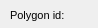
      <widget class="QWidget" name="page_6">
       <property name="geometry">
        <rect>
         <x>0</x>
         <y>0</y>
         <width>98</width>
         <height>28</height>
        </rect>
       </property>
       <attribute name="label">
        <string>Specific information</string>
       </attribute>
       <widget class="QLineEdit" name="pump_number">
        <property name="geometry">
         <rect>
          <x>380</x>
          <y>5</y>
          <width>160</width>
          <height>18</height>
         </rect>
        </property>
        <property name="inputMask">
         <string/>
        </property>
        <property name="frame">
         <bool>true</bool>
        </property>
       </widget>
       <widget class="QLabel" name="label_chlorinator">
        <property name="geometry">
         <rect>
          <x>280</x>
          <y>77</y>
          <width>90</width>
          <height>22</height>
         </rect>
        </property>
        <property name="font">
         <font>
          <pointsize>8</pointsize>
         </font>
        </property>
        <property name="frameShape">
         <enum>QFrame::NoFrame</enum>
        </property>
        <property name="frameShadow">
         <enum>QFrame::Plain</enum>
        </property>
        <property name="text">
         <string>Chlorinator:</string>
        </property>
        <property name="textFormat">
         <enum>Qt::AutoText</enum>
        </property>
        <property name="scaledContents">
         <bool>false</bool>
        </property>
        <property name="alignment">
         <set>Qt::AlignLeading|Qt::AlignLeft|Qt::AlignVCenter</set>
        </property>
        <property name="margin">
         <number>3</number>
        </property>
       </widget>
       <widget class="QLineEdit" name="container_number">
        <property name="geometry">
         <rect>
          <x>110</x>
          <y>130</y>
          <width>160</width>
          <height>18</height>
         </rect>
        </property>
        <property name="inputMask">
         <string/>
        </property>
        <property name="frame">
         <bool>true</bool>
        </property>
       </widget>
       <widget class="QLabel" name="label_container_number">
        <property name="geometry">
         <rect>
          <x>10</x>
          <y>130</y>
          <width>99</width>
          <height>22</height>
         </rect>
        </property>
        <property name="font">
         <font>
          <pointsize>8</pointsize>
         </font>
        </property>
        <property name="frameShape">
         <enum>QFrame::NoFrame</enum>
        </property>
        <property name="frameShadow">
         <enum>QFrame::Plain</enum>
        </property>
        <property name="text">
         <string>Container number:</string>
        </property>
        <property name="textFormat">
         <enum>Qt::AutoText</enum>
        </property>
        <property name="scaledContents">
         <bool>false</bool>
        </property>
        <property name="alignment">
         <set>Qt::AlignLeading|Qt::AlignLeft|Qt::AlignVCenter</set>
        </property>
        <property name="margin">
         <number>3</number>
        </property>
       </widget>
       <widget class="QLineEdit" name="vtotal">
        <property name="geometry">
         <rect>
          <x>110</x>
          <y>105</y>
          <width>160</width>
          <height>18</height>
         </rect>
        </property>
        <property name="inputMask">
         <string/>
        </property>
        <property name="text">
         <string/>
        </property>
        <property name="frame">
         <bool>true</bool>
        </property>
       </widget>
       <widget class="QLabel" name="label_vmax">
        <property name="geometry">
         <rect>
          <x>10</x>
          <y>77</y>
          <width>90</width>
          <height>22</height>
         </rect>
        </property>
        <property name="font">
         <font>
          <pointsize>8</pointsize>
         </font>
        </property>
        <property name="frameShape">
         <enum>QFrame::NoFrame</enum>
        </property>
        <property name="frameShadow">
         <enum>QFrame::Plain</enum>
        </property>
        <property name="text">
         <string>Max volume:</string>
        </property>
        <property name="textFormat">
         <enum>Qt::AutoText</enum>
        </property>
        <property name="scaledContents">
         <bool>false</bool>
        </property>
        <property name="alignment">
         <set>Qt::AlignLeading|Qt::AlignLeft|Qt::AlignVCenter</set>
        </property>
        <property name="margin">
         <number>3</number>
        </property>
       </widget>
       <widget class="QLabel" name="label_vtotal">
        <property name="geometry">
         <rect>
          <x>10</x>
          <y>105</y>
          <width>90</width>
          <height>22</height>
         </rect>
        </property>
        <property name="font">
         <font>
          <pointsize>8</pointsize>
         </font>
        </property>
        <property name="frameShape">
         <enum>QFrame::NoFrame</enum>
        </property>
        <property name="frameShadow">
         <enum>QFrame::Plain</enum>
        </property>
        <property name="text">
         <string>Total volume:</string>
        </property>
        <property name="textFormat">
         <enum>Qt::AutoText</enum>
        </property>
        <property name="scaledContents">
         <bool>false</bool>
        </property>
        <property name="alignment">
         <set>Qt::AlignLeading|Qt::AlignLeft|Qt::AlignVCenter</set>
        </property>
        <property name="margin">
         <number>3</number>
        </property>
       </widget>
       <widget class="QLabel" name="label_regulation_tank">
        <property name="geometry">
         <rect>
          <x>280</x>
          <y>54</y>
          <width>101</width>
          <height>22</height>
         </rect>
        </property>
        <property name="font">
         <font>
          <pointsize>8</pointsize>
         </font>
        </property>
        <property name="frameShape">
         <enum>QFrame::NoFrame</enum>
        </property>
        <property name="frameShadow">
         <enum>QFrame::Plain</enum>
        </property>
        <property name="text">
         <string>Regulation tank:</string>
        </property>
        <property name="textFormat">
         <enum>Qt::AutoText</enum>
        </property>
        <property name="scaledContents">
         <bool>false</bool>
        </property>
        <property name="alignment">
         <set>Qt::AlignLeading|Qt::AlignLeft|Qt::AlignVCenter</set>
        </property>
        <property name="margin">
         <number>3</number>
        </property>
       </widget>
       <widget class="QLabel" name="label_name">
        <property name="geometry">
         <rect>
          <x>10</x>
          <y>54</y>
          <width>101</width>
          <height>22</height>
         </rect>
        </property>
        <property name="font">
         <font>
          <pointsize>8</pointsize>
         </font>
        </property>
        <property name="frameShape">
         <enum>QFrame::NoFrame</enum>
        </property>
        <property name="frameShadow">
         <enum>QFrame::Plain</enum>
        </property>
        <property name="text">
         <string>Fountain name:</string>
        </property>
        <property name="textFormat">
         <enum>Qt::AutoText</enum>
        </property>
        <property name="scaledContents">
         <bool>false</bool>
        </property>
        <property name="alignment">
         <set>Qt::AlignLeading|Qt::AlignLeft|Qt::AlignVCenter</set>
        </property>
        <property name="margin">
         <number>3</number>
        </property>
       </widget>
       <widget class="QLabel" name="label_power">
        <property name="geometry">
         <rect>
          <x>280</x>
          <y>30</y>
          <width>90</width>
          <height>22</height>
         </rect>
        </property>
        <property name="font">
         <font>
          <pointsize>8</pointsize>
         </font>
        </property>
        <property name="frameShape">
         <enum>QFrame::NoFrame</enum>
        </property>
        <property name="frameShadow">
         <enum>QFrame::Plain</enum>
        </property>
        <property name="text">
         <string>Power:</string>
        </property>
        <property name="textFormat">
         <enum>Qt::AutoText</enum>
        </property>
        <property name="scaledContents">
         <bool>false</bool>
        </property>
        <property name="alignment">
         <set>Qt::AlignLeading|Qt::AlignLeft|Qt::AlignVCenter</set>
        </property>
        <property name="margin">
         <number>3</number>
        </property>
       </widget>
       <widget class="QLabel" name="label_pump_number">
        <property name="geometry">
         <rect>
          <x>280</x>
          <y>5</y>
          <width>90</width>
          <height>22</height>
         </rect>
        </property>
        <property name="font">
         <font>
          <pointsize>8</pointsize>
         </font>
        </property>
        <property name="frameShape">
         <enum>QFrame::NoFrame</enum>
        </property>
        <property name="frameShadow">
         <enum>QFrame::Plain</enum>
        </property>
        <property name="text">
         <string>Pump number:</string>
        </property>
        <property name="textFormat">
         <enum>Qt::AutoText</enum>
        </property>
        <property name="scaledContents">
         <bool>false</bool>
        </property>
        <property name="alignment">
         <set>Qt::AlignLeading|Qt::AlignLeft|Qt::AlignVCenter</set>
        </property>
        <property name="margin">
         <number>3</number>
        </property>
       </widget>
       <widget class="QLineEdit" name="power">
        <property name="geometry">
         <rect>
          <x>380</x>
          <y>30</y>
          <width>160</width>
          <height>18</height>
         </rect>
        </property>
        <property name="inputMask">
         <string/>
        </property>
        <property name="frame">
         <bool>true</bool>
        </property>
       </widget>
       <widget class="QLineEdit" name="name">
        <property name="geometry">
         <rect>
          <x>110</x>
          <y>54</y>
          <width>160</width>
          <height>18</height>
         </rect>
        </property>
        <property name="inputMask">
         <string/>
        </property>
        <property name="frame">
         <bool>true</bool>
        </property>
       </widget>
       <widget class="QLineEdit" name="vmax">
        <property name="geometry">
         <rect>
          <x>110</x>
          <y>77</y>
          <width>160</width>
          <height>18</height>
         </rect>
        </property>
        <property name="inputMask">
         <string/>
        </property>
        <property name="frame">
         <bool>true</bool>
        </property>
       </widget>
       <widget class="QLabel" name="label_linked_connec">
        <property name="geometry">
         <rect>
          <x>10</x>
          <y>30</y>
          <width>96</width>
          <height>21</height>
         </rect>
        </property>
        <property name="font">
         <font>
          <pointsize>8</pointsize>
         </font>
        </property>
        <property name="frameShape">
         <enum>QFrame::NoFrame</enum>
        </property>
        <property name="frameShadow">
         <enum>QFrame::Plain</enum>
        </property>
        <property name="text">
         <string>Linked connec:</string>
        </property>
        <property name="textFormat">
         <enum>Qt::AutoText</enum>
        </property>
        <property name="scaledContents">
         <bool>false</bool>
        </property>
        <property name="alignment">
         <set>Qt::AlignLeading|Qt::AlignLeft|Qt::AlignVCenter</set>
        </property>
        <property name="wordWrap">
         <bool>false</bool>
        </property>
        <property name="margin">
         <number>3</number>
        </property>
       </widget>
       <widget class="QLineEdit" name="linked_connec">
        <property name="geometry">
         <rect>
          <x>110</x>
          <y>30</y>
          <width>160</width>
          <height>18</height>
         </rect>
        </property>
        <property name="inputMask">
         <string/>
        </property>
        <property name="text">
         <string/>
        </property>
        <property name="frame">
         <bool>true</bool>
        </property>
       </widget>
       <widget class="QLineEdit" name="pol_id">
        <property name="geometry">
         <rect>
          <x>110</x>
          <y>5</y>
          <width>160</width>
          <height>18</height>
         </rect>
        </property>
        <property name="inputMask">
         <string/>
        </property>
        <property name="text">
         <string/>
        </property>
        <property name="frame">
         <bool>true</bool>
        </property>
       </widget>
       <widget class="QLabel" name="label_pol_id">
        <property name="geometry">
         <rect>
          <x>10</x>
          <y>5</y>
          <width>96</width>
          <height>21</height>
         </rect>
        </property>
        <property name="font">
         <font>
          <pointsize>8</pointsize>
         </font>
        </property>
        <property name="frameShape">
         <enum>QFrame::NoFrame</enum>
        </property>
        <property name="frameShadow">
         <enum>QFrame::Plain</enum>
        </property>
        <property name="text">
         <string>Polygon id:</string>
        </property>
        <property name="textFormat">
         <enum>Qt::AutoText</enum>
        </property>
        <property name="scaledContents">
         <bool>false</bool>
        </property>
        <property name="alignment">
         <set>Qt::AlignLeading|Qt::AlignLeft|Qt::AlignVCenter</set>
        </property>
        <property name="wordWrap">
         <bool>false</bool>
        </property>
        <property name="margin">
         <number>3</number>
        </property>
       </widget>
       <widget class="QLabel" name="label_arquitect_patrimony">
        <property name="geometry">
         <rect>
          <x>280</x>
          <y>105</y>
          <width>81</width>
          <height>31</height>
         </rect>
        </property>
        <property name="font">
         <font>
          <pointsize>8</pointsize>
         </font>
        </property>
        <property name="frameShape">
         <enum>QFrame::NoFrame</enum>
        </property>
        <property name="frameShadow">
         <enum>QFrame::Plain</enum>
        </property>
        <property name="text">
         <string>Arquitect patrimony:</string>
        </property>
        <property name="textFormat">
         <enum>Qt::AutoText</enum>
        </property>
        <property name="scaledContents">
         <bool>false</bool>
        </property>
        <property name="alignment">
         <set>Qt::AlignLeading|Qt::AlignLeft|Qt::AlignVCenter</set>
        </property>
        <property name="wordWrap">
         <bool>true</bool>
        </property>
        <property name="margin">
         <number>3</number>
        </property>
       </widget>
       <widget class="QCheckBox" name="arq_patrimony">
        <property name="geometry">
         <rect>
          <x>380</x>
          <y>110</y>
          <width>70</width>
          <height>17</height>
         </rect>
        </property>
        <property name="text">
         <string/>
        </property>
       </widget>
       <widget class="QComboBox" name="regulation_tank">
        <property name="geometry">
         <rect>
          <x>380</x>
          <y>55</y>
          <width>160</width>
          <height>18</height>
         </rect>
        </property>
        <property name="autoFillBackground">
         <bool>true</bool>
        </property>
        <property name="maxVisibleItems">
         <number>8</number>
        </property>
        <property name="frame">
         <bool>false</bool>
        </property>
       </widget>
       <widget class="QComboBox" name="chlorinator">
        <property name="geometry">
         <rect>
          <x>380</x>
          <y>80</y>
          <width>160</width>
          <height>18</height>
         </rect>
        </property>
        <property name="autoFillBackground">
         <bool>true</bool>
        </property>
        <property name="maxVisibleItems">
         <number>8</number>
        </property>
        <property name="frame">
         <bool>false</bool>
        </property>
       </widget>
      </widget>
